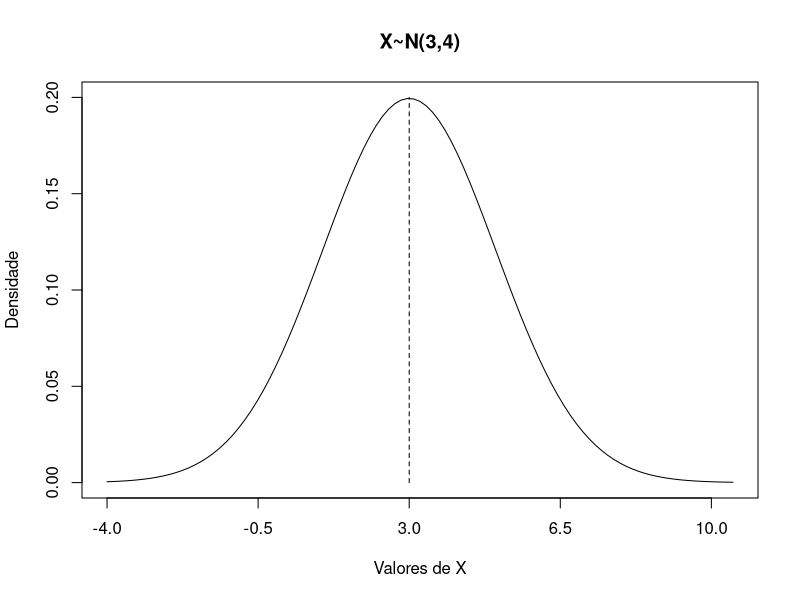

Write R code to recreate this figure.
## ---- chunk 1

plot(function(x) dnorm(x, mean=3, sd=2) ,xlim=c(-4, 10.5), ylim=c(0, 0.2), main="X~N(3,4)", xlab="Valores de X", ylab="Densidade", xaxt="n")
axis(side=1, at = seq(-4, 10, length.out=5))
segments(y0=0, x0=3, y1=0.2, x1=3, lty=2)

